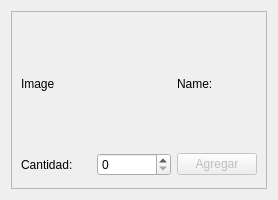
<?xml version="1.0" encoding="UTF-8"?>
<ui version="4.0">
 <class>ProductWidget</class>
 <widget class="QWidget" name="ProductWidget">
  <property name="geometry">
   <rect>
    <x>0</x>
    <y>0</y>
    <width>278</width>
    <height>200</height>
   </rect>
  </property>
  <property name="minimumSize">
   <size>
    <width>278</width>
    <height>200</height>
   </size>
  </property>
  <property name="maximumSize">
   <size>
    <width>278</width>
    <height>210</height>
   </size>
  </property>
  <property name="windowTitle">
   <string>Form</string>
  </property>
  <property name="autoFillBackground">
   <bool>false</bool>
  </property>
  <property name="styleSheet">
   <string notr="true"/>
  </property>
  <layout class="QGridLayout" name="gridLayout">
   <property name="sizeConstraint">
    <enum>QLayout::SetMinAndMaxSize</enum>
   </property>
   <item row="0" column="0">
    <widget class="QFrame" name="productFrame">
     <property name="frameShape">
      <enum>QFrame::StyledPanel</enum>
     </property>
     <property name="frameShadow">
      <enum>QFrame::Raised</enum>
     </property>
     <layout class="QGridLayout" name="gridLayout_2">
      <item row="0" column="0" colspan="2">
       <widget class="QLabel" name="imageLabel">
        <property name="minimumSize">
         <size>
          <width>120</width>
          <height>120</height>
         </size>
        </property>
        <property name="maximumSize">
         <size>
          <width>120</width>
          <height>120</height>
         </size>
        </property>
        <property name="text">
         <string>Image</string>
        </property>
       </widget>
      </item>
      <item row="0" column="2">
       <widget class="QLabel" name="productLabel">
        <property name="text">
         <string>Name:</string>
        </property>
        <property name="wordWrap">
         <bool>true</bool>
        </property>
       </widget>
      </item>
      <item row="1" column="0">
       <widget class="QLabel" name="amountLabel">
        <property name="maximumSize">
         <size>
          <width>70</width>
          <height>16777215</height>
         </size>
        </property>
        <property name="text">
         <string>Cantidad:</string>
        </property>
       </widget>
      </item>
      <item row="1" column="1">
       <widget class="QSpinBox" name="amountSB"/>
      </item>
      <item row="1" column="2">
       <widget class="QPushButton" name="addPB">
        <property name="enabled">
         <bool>false</bool>
        </property>
        <property name="text">
         <string>Agregar</string>
        </property>
       </widget>
      </item>
     </layout>
    </widget>
   </item>
  </layout>
 </widget>
 <resources/>
 <connections/>
</ui>
